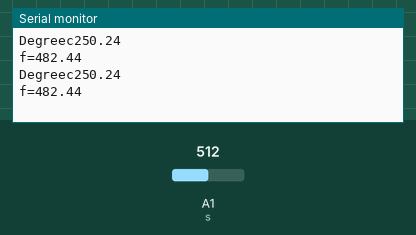
Bench run of a sketch on a simulated Arduino Uno, built with avr-gcc and run on an emulated ATmega328P. Parts: the last lines printed to the serial monitor. The test bench sets the inputs (shaded band); at power-on: A1 (s) = 512.

Above: at 1.8 s.
1.9 s: A1 (s) set to 716
At 2.7 s:
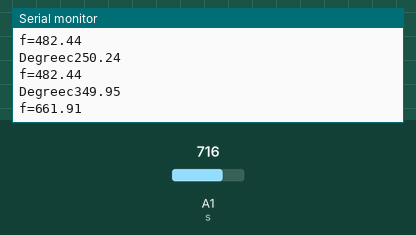
3.4 s: A1 (s) set to 900
At 4.8 s:
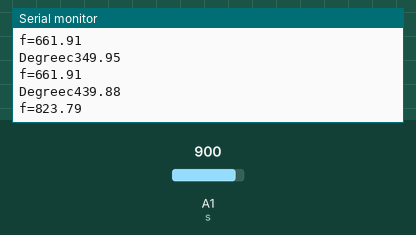
Timing chart, 0 to 6.4 s (numbered marks = the images above; inputs shaded):
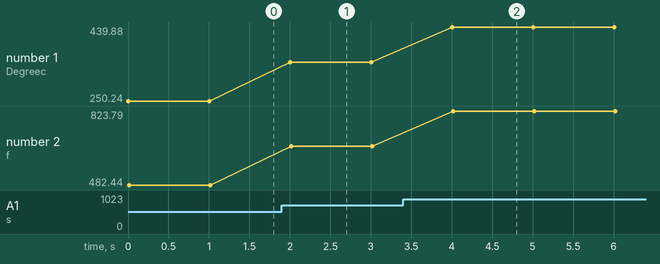

Measured:
- after the input at 1.9 s, the serial monitor: prints a new line after 0.10 s (image 1)
- after the input at 3.4 s, the serial monitor: prints a new line after 0.61 s (image 2)
- plotted number 1: 250.24 → 349.95 after the input at 1.9 s, 349.95 → 439.88 after the input at 3.4 s
- plotted number 2: 482.44 → 661.91 after the input at 1.9 s, 661.91 → 823.79 after the input at 3.4 s

The sketch:

temo.ino
```cpp
float tempc,tempf,vout;
const int s=A1;
void setup () {
  pinMode(s, INPUT);
  Serial.begin(9600);
}
void loop () {
  vout=analogRead(s);
  vout=(vout*500)/1023;
  tempc=vout;
  tempf=(vout*1.8)+32;
  Serial.print("Degreec");
  Serial.print(tempc);
  Serial.println();
  Serial.print("f=");
  Serial.print(tempf);
  Serial.println();
  delay(1000);
}
```
